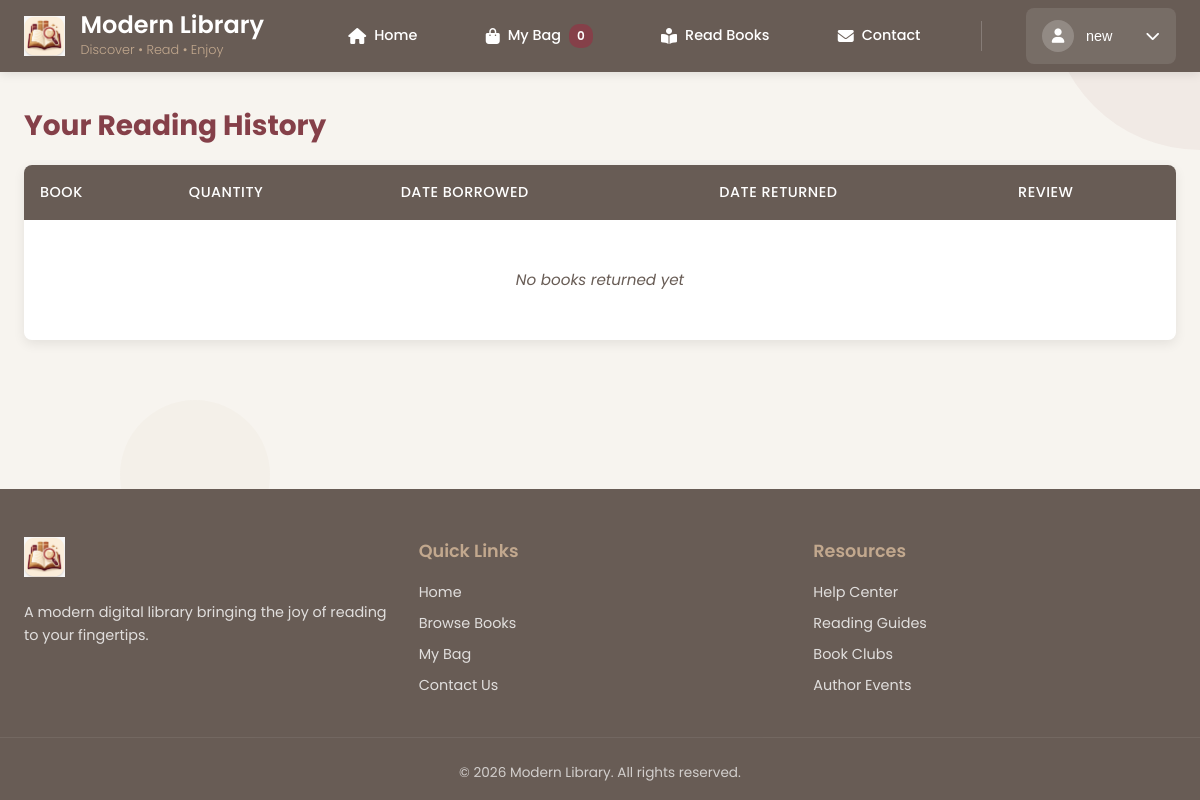
/user/history/ (signed in), run on an earlier commit of the app's database.
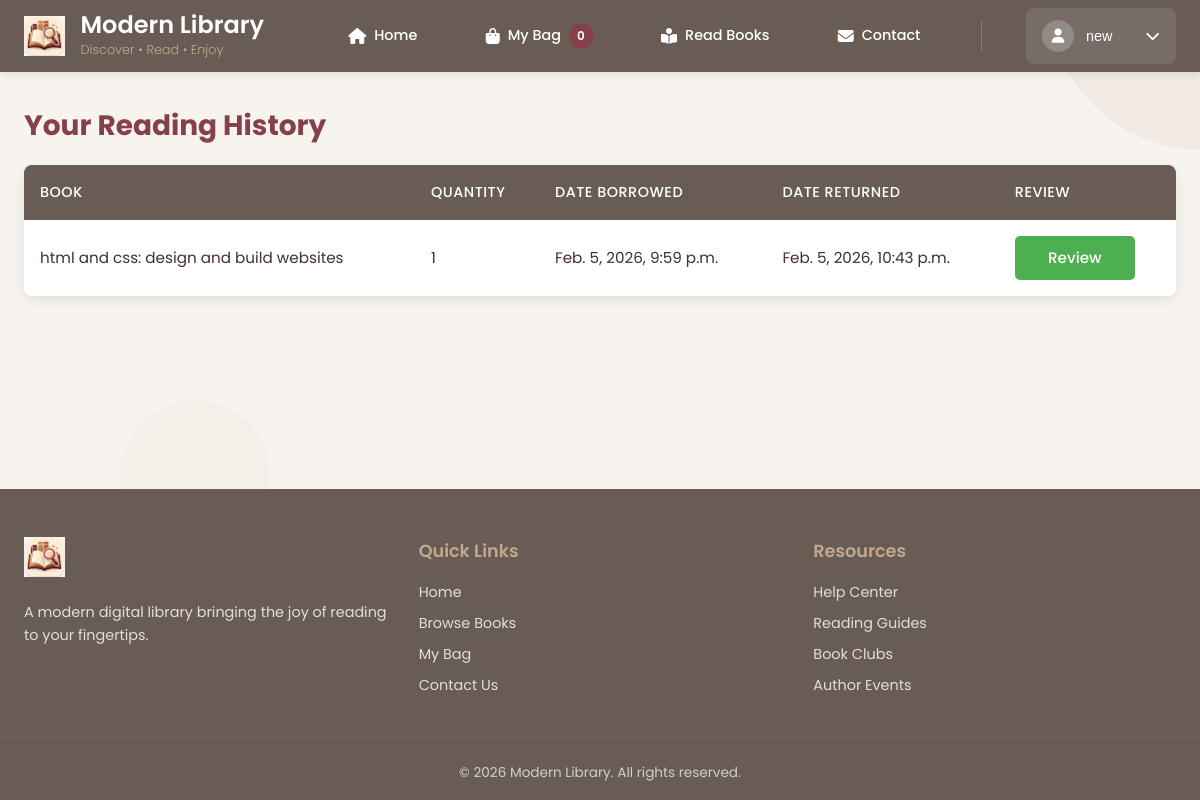
And on a later commit of the database.
### library_app/models.py (models this page shows, shortened)
class Order(models.Model):
    STATUS_CHOICES = (
        ('waiting', 'Waiting for Admin'),
        ('accepted', 'Accepted'),
        ('returned', 'Returned'),
        ('refused', 'Refused'),
    )
    user = models.ForeignKey(User, on_delete=models.CASCADE)
    book = models.ForeignKey(Book, on_delete=models.CASCADE)
    quantity = models.PositiveIntegerField(default=1)
    date_rent = models.DateTimeField(auto_now_add=True)
    accepted_at = models.DateTimeField(null=True, blank=True)
    date_return = models.DateTimeField(blank=True, null=True)
    status = models.CharField(max_length=10, choices=STATUS_CHOICES, default='waiting')

class Book(models.Model):
    title = models.CharField(max_length=200)
    author = models.CharField(max_length=150)
    publication_date = models.DateField(blank=True, null=True)
    quantity = models.PositiveIntegerField(default=0)
    genres = models.ManyToManyField(Genre, related_name="books")
    reviews = models.DecimalField(max_digits=2, decimal_places=1, blank=True, null=True)
    description = models.TextField(blank=True, null=True)
    image = models.ImageField(upload_to="books/", blank=True, null=True)

### library_app/views.py (the view)
# urls.py: path('user/history/', views.reading_history, name='reading_history'),
@login_required
def reading_history(request):
    orders = Order.objects.filter(user=request.user, status='returned', date_return__isnull=False)
    return render(request, 'library_app/reading_history.html', {
        'returned_books': orders
    })

### library_app/templates/library_app/reading_history.html (shortened to what this page needs)
{% extends 'library_app/base_user.html' %}
{% block content %}
<h2>Your Reading History</h2>
<table>
<tr>
    <th>Book</th>
    <th>Quantity</th>
    <th>Date Borrowed</th>
    <th>Date Returned</th>
    <th>Review</th>
</tr>
{% for order in returned_books %}
<tr>
    <td>{{ order.book.title }}</td>
    <td>{{ order.quantity }}</td>
    <td>{{ order.date_rent }}</td>
    <td>{{ order.date_return }}</td>
    <td>
    <a href="{% url 'add_review' order.book.id %}" class="btn btn-info">Review</a>
</td>
</tr>
{% empty %}
<tr><td colspan="5">No books returned yet</td></tr>
{% endfor %}
</table>
{% endblock %}

What changed in the data, as far as the page shows it:
added Order: book "html and css: design and build websites", quantity "1", date_rent "Feb. 5, 2026, 9:59 p.m.", date_return "Feb. 5, 2026, 10:43 p.m."
Also different on the page:
text no longer shown: "No books returned yet"
